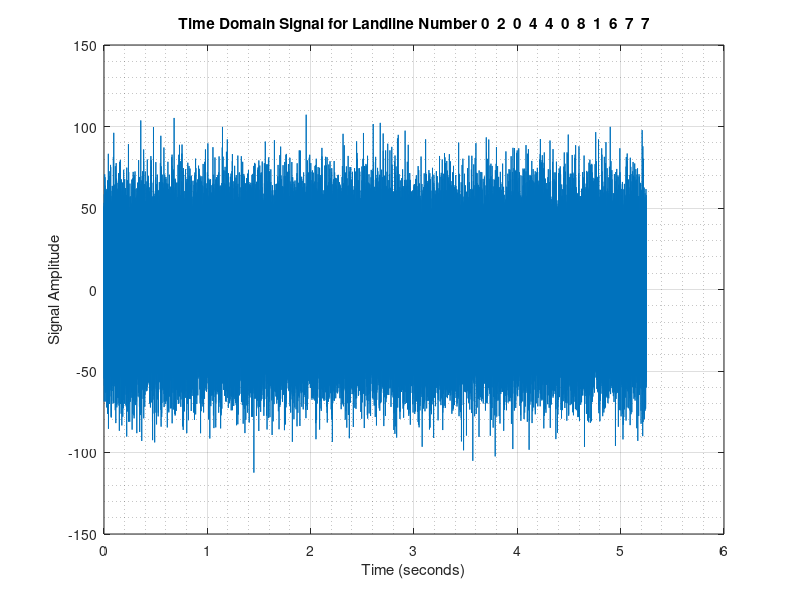

Write the MATLAB code that produced this figure. (Note: this script raises an error after producing the figure.)
clear all
close all
clc

load num

std_n = 25; % Adding noise for subsection 4. Change to 0,2,7
n = randn(1, Fs * t) * std_n;
y = y + n;


figure(1); % time domain signal
x = linspace(0, 5.25, 172032); % signal is 5.25 seconds long with a sampling rate of 32768Hz
plot(x, y);
title(['Time Domain Signal for Landline Number ' num2str(number)]);
xlabel('Time (seconds)')
ylabel('Signal Amplitude')
% axis([0 0.75 -2 2]); % only first 2 numbers and 1st blank
grid on
grid minor


% Hanning window used. Each segment is 8192 samples long, so FFT is 
% evaluated at 8192 frequencies for each window.

figure(2); % spectrogram
spectrogram(y, hann(8192), 0, 8192, 32768, 'yaxis');
ylim([0.250 1.750])
title('Spectrogram of Dial Tone Signal');
xlabel('Time (seconds)');

save myenv;
